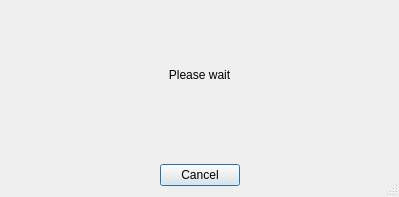
<?xml version="1.0" encoding="UTF-8"?>
<ui version="4.0">
 <class>WaitDlg</class>
 <widget class="QDialog" name="WaitDlg">
  <property name="geometry">
   <rect>
    <x>0</x>
    <y>0</y>
    <width>399</width>
    <height>197</height>
   </rect>
  </property>
  <property name="windowTitle">
   <string>Please wait</string>
  </property>
  <property name="locale">
   <locale language="English" country="UnitedStates"/>
  </property>
  <property name="sizeGripEnabled">
   <bool>true</bool>
  </property>
  <layout class="QVBoxLayout" name="verticalLayout">
   <item>
    <widget class="QLabel" name="label">
     <property name="text">
      <string>Please wait</string>
     </property>
     <property name="alignment">
      <set>Qt::AlignBottom|Qt::AlignHCenter</set>
     </property>
    </widget>
   </item>
   <item>
    <widget class="QLabel" name="lblMessage">
     <property name="text">
      <string/>
     </property>
     <property name="alignment">
      <set>Qt::AlignHCenter|Qt::AlignTop</set>
     </property>
    </widget>
   </item>
   <item>
    <layout class="QHBoxLayout" name="horizontalLayout">
     <item>
      <spacer name="horizontalSpacer">
       <property name="orientation">
        <enum>Qt::Horizontal</enum>
       </property>
       <property name="sizeHint" stdset="0">
        <size>
         <width>40</width>
         <height>20</height>
        </size>
       </property>
      </spacer>
     </item>
     <item>
      <widget class="QPushButton" name="pbCancel">
       <property name="text">
        <string>Cancel</string>
       </property>
      </widget>
     </item>
     <item>
      <spacer name="horizontalSpacer_2">
       <property name="orientation">
        <enum>Qt::Horizontal</enum>
       </property>
       <property name="sizeHint" stdset="0">
        <size>
         <width>40</width>
         <height>20</height>
        </size>
       </property>
      </spacer>
     </item>
    </layout>
   </item>
  </layout>
 </widget>
 <resources/>
 <connections/>
</ui>
